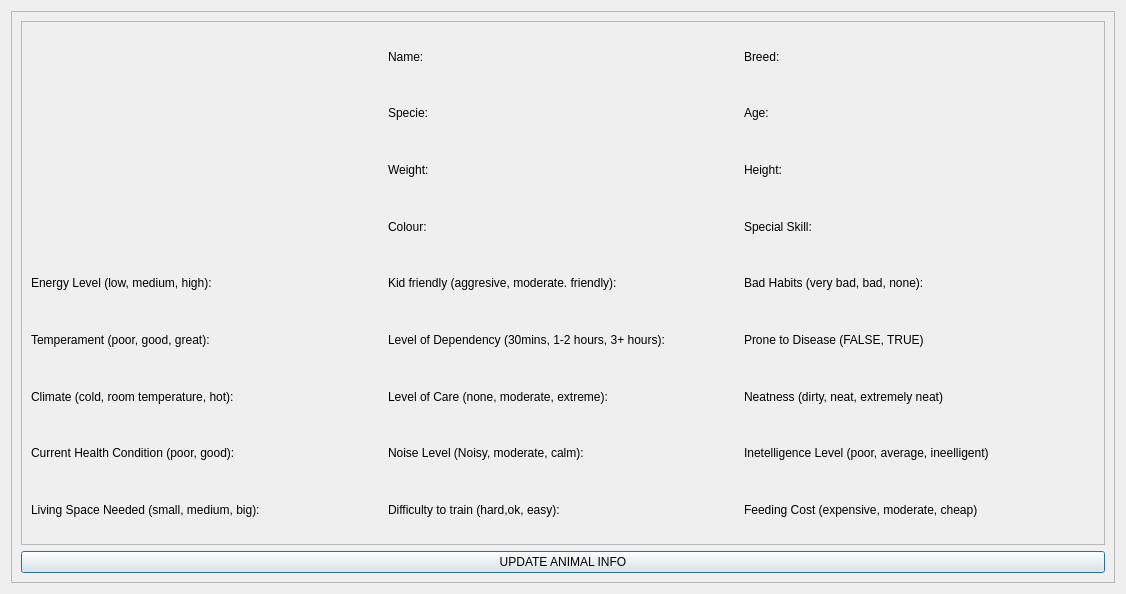
<?xml version="1.0" encoding="UTF-8"?>
<ui version="4.0">
 <class>ViewAnimalDialog</class>
 <widget class="QDialog" name="ViewAnimalDialog">
  <property name="geometry">
   <rect>
    <x>0</x>
    <y>0</y>
    <width>1126</width>
    <height>594</height>
   </rect>
  </property>
  <property name="windowTitle">
   <string>Dialog</string>
  </property>
  <layout class="QGridLayout" name="gridLayout">
   <item row="0" column="0">
    <widget class="QScrollArea" name="scrollArea">
     <property name="widgetResizable">
      <bool>true</bool>
     </property>
     <widget class="QWidget" name="scrollAreaWidgetContents">
      <property name="geometry">
       <rect>
        <x>0</x>
        <y>0</y>
        <width>1106</width>
        <height>574</height>
       </rect>
      </property>
      <layout class="QGridLayout" name="gridLayout_3">
       <item row="0" column="0">
        <widget class="QScrollArea" name="scrollArea_2">
         <property name="widgetResizable">
          <bool>true</bool>
         </property>
         <widget class="QWidget" name="scrollAreaWidgetContents_3">
          <property name="geometry">
           <rect>
            <x>0</x>
            <y>0</y>
            <width>1086</width>
            <height>523</height>
           </rect>
          </property>
          <layout class="QGridLayout" name="gridLayout_2">
           <item row="21" column="3">
            <widget class="QLabel" name="feeding_cost">
             <property name="text">
              <string>Feeding Cost (expensive, moderate, cheap)</string>
             </property>
            </widget>
           </item>
           <item row="12" column="3">
            <widget class="QLabel" name="bad_habits">
             <property name="text">
              <string>Bad Habits (very bad, bad, none):</string>
             </property>
            </widget>
           </item>
           <item row="20" column="3">
            <widget class="QLabel" name="intelligence_level">
             <property name="text">
              <string>Inetelligence Level (poor, average, ineelligent)</string>
             </property>
            </widget>
           </item>
           <item row="3" column="2">
            <widget class="QLabel" name="colour">
             <property name="text">
              <string>Colour:</string>
             </property>
            </widget>
           </item>
           <item row="13" column="0">
            <widget class="QLabel" name="temperament">
             <property name="text">
              <string>Temperament (poor, good, great):</string>
             </property>
            </widget>
           </item>
           <item row="21" column="2">
            <widget class="QLabel" name="difficulty_to_train">
             <property name="text">
              <string>Difficulty to train (hard,ok, easy):</string>
             </property>
            </widget>
           </item>
           <item row="2" column="3">
            <widget class="QLabel" name="height">
             <property name="text">
              <string>Height:</string>
             </property>
            </widget>
           </item>
           <item row="20" column="0">
            <widget class="QLabel" name="current_health_condition">
             <property name="text">
              <string>Current Health Condition (poor, good):</string>
             </property>
            </widget>
           </item>
           <item row="18" column="0">
            <widget class="QLabel" name="climate">
             <property name="text">
              <string>Climate (cold, room temperature, hot):</string>
             </property>
            </widget>
           </item>
           <item row="1" column="2">
            <widget class="QLabel" name="specie">
             <property name="text">
              <string>Specie:</string>
             </property>
            </widget>
           </item>
           <item row="12" column="2">
            <widget class="QLabel" name="kid_friendly">
             <property name="text">
              <string>Kid friendly (aggresive, moderate. friendly):</string>
             </property>
            </widget>
           </item>
           <item row="18" column="3">
            <widget class="QLabel" name="neatness">
             <property name="text">
              <string>Neatness (dirty, neat, extremely neat)</string>
             </property>
            </widget>
           </item>
           <item row="13" column="3">
            <widget class="QLabel" name="prone_to_disease">
             <property name="text">
              <string>Prone to Disease (FALSE, TRUE)</string>
             </property>
            </widget>
           </item>
           <item row="18" column="2">
            <widget class="QLabel" name="level_of_care_needed">
             <property name="text">
              <string>Level of Care (none, moderate, extreme):</string>
             </property>
            </widget>
           </item>
           <item row="1" column="3">
            <widget class="QLabel" name="age">
             <property name="text">
              <string>Age:</string>
             </property>
            </widget>
           </item>
           <item row="20" column="2">
            <widget class="QLabel" name="noise_level">
             <property name="text">
              <string>Noise Level (Noisy, moderate, calm):</string>
             </property>
            </widget>
           </item>
           <item row="0" column="2">
            <widget class="QLabel" name="name">
             <property name="text">
              <string>Name:</string>
             </property>
            </widget>
           </item>
           <item row="0" column="0" rowspan="4">
            <widget class="QWidget" name="image" native="true"/>
           </item>
           <item row="13" column="2">
            <widget class="QLabel" name="level_of_dependency">
             <property name="text">
              <string>Level of Dependency (30mins, 1-2 hours, 3+ hours):</string>
             </property>
            </widget>
           </item>
           <item row="3" column="3">
            <widget class="QLabel" name="special_skill">
             <property name="text">
              <string>Special Skill:</string>
             </property>
            </widget>
           </item>
           <item row="0" column="3">
            <widget class="QLabel" name="breed">
             <property name="text">
              <string>Breed:</string>
             </property>
            </widget>
           </item>
           <item row="12" column="0">
            <widget class="QLabel" name="energy_level">
             <property name="text">
              <string>Energy Level (low, medium, high):</string>
             </property>
            </widget>
           </item>
           <item row="2" column="2">
            <widget class="QLabel" name="weight">
             <property name="text">
              <string>Weight:</string>
             </property>
            </widget>
           </item>
           <item row="21" column="0">
            <widget class="QLabel" name="living_space_needed">
             <property name="text">
              <string>Living Space Needed (small, medium, big):</string>
             </property>
            </widget>
           </item>
          </layout>
         </widget>
        </widget>
       </item>
       <item row="1" column="0">
        <widget class="QPushButton" name="update_button">
         <property name="text">
          <string>UPDATE ANIMAL INFO</string>
         </property>
        </widget>
       </item>
      </layout>
     </widget>
    </widget>
   </item>
  </layout>
 </widget>
 <tabstops>
  <tabstop>scrollArea</tabstop>
  <tabstop>scrollArea_2</tabstop>
 </tabstops>
 <resources/>
 <connections/>
</ui>
